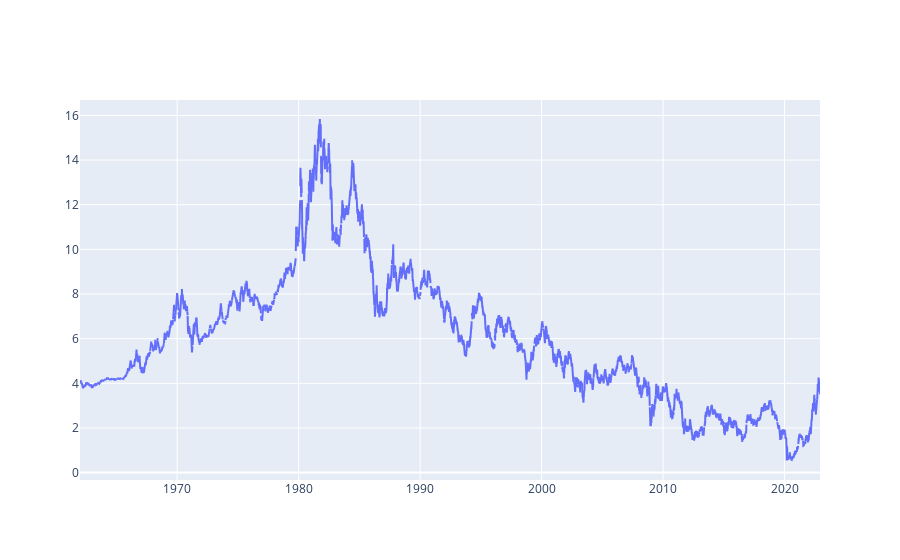

The code cell stored with this chart in its notebook:
### Code cell
# A prettier picture with hoverdata
import plotly.graph_objects as go
trace1= go.Scatter(x=y10.index, y=y10.DGS10, mode="lines")
fig = go.Figure()
fig.add_trace(trace1)
fig.show()

### Figure 1 — Plotly figure (JSON) as saved in the notebook; plotly's stock layout.template omitted (floating-point values rounded to 4 significant figures; data arrays with more than 128 entries replaced by an {"elided": "..."} marker saying what was removed)
{"data": [{"mode": "lines", "type": "scatter", "x": {"elided": "15894 str values"}, "y": {"elided": "15894 float values"}}], "layout": {}}
